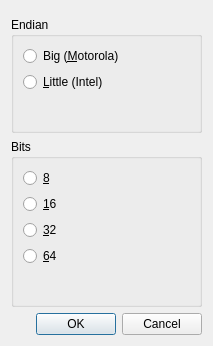
<?xml version="1.0" encoding="UTF-8"?>
<ui version="4.0">
 <class>Form_ESB_InsertProp</class>
 <widget class="QDialog" name="Form_ESB_InsertProp">
  <property name="geometry">
   <rect>
    <x>0</x>
    <y>0</y>
    <width>213</width>
    <height>346</height>
   </rect>
  </property>
  <property name="windowTitle">
   <string>Insert Number</string>
  </property>
  <layout class="QVBoxLayout" name="verticalLayout">
   <item>
    <widget class="QWidget" name="widget" native="true">
     <layout class="QHBoxLayout" name="horizontalLayout">
      <property name="leftMargin">
       <number>0</number>
      </property>
      <property name="topMargin">
       <number>0</number>
      </property>
      <property name="rightMargin">
       <number>0</number>
      </property>
      <property name="bottomMargin">
       <number>0</number>
      </property>
     </layout>
    </widget>
   </item>
   <item>
    <widget class="QGroupBox" name="groupBox">
     <property name="title">
      <string>Endian</string>
     </property>
     <layout class="QVBoxLayout" name="verticalLayout_2">
      <item>
       <widget class="QRadioButton" name="Big_radioButton">
        <property name="text">
         <string>Big (&amp;Motorola)</string>
        </property>
       </widget>
      </item>
      <item>
       <widget class="QRadioButton" name="Little_radioButton">
        <property name="text">
         <string>&amp;Little (Intel)</string>
        </property>
       </widget>
      </item>
      <item>
       <spacer name="verticalSpacer">
        <property name="orientation">
         <enum>Qt::Vertical</enum>
        </property>
        <property name="sizeHint" stdset="0">
         <size>
          <width>20</width>
          <height>40</height>
         </size>
        </property>
       </spacer>
      </item>
     </layout>
    </widget>
   </item>
   <item>
    <widget class="QGroupBox" name="groupBox_2">
     <property name="title">
      <string>Bits</string>
     </property>
     <layout class="QVBoxLayout" name="verticalLayout_3">
      <item>
       <widget class="QRadioButton" name="radioButton_8">
        <property name="text">
         <string>&amp;8</string>
        </property>
       </widget>
      </item>
      <item>
       <widget class="QRadioButton" name="radioButton_16">
        <property name="text">
         <string>&amp;16</string>
        </property>
       </widget>
      </item>
      <item>
       <widget class="QRadioButton" name="radioButton_32">
        <property name="text">
         <string>&amp;32</string>
        </property>
       </widget>
      </item>
      <item>
       <widget class="QRadioButton" name="radioButton_64">
        <property name="text">
         <string>&amp;64</string>
        </property>
       </widget>
      </item>
      <item>
       <spacer name="verticalSpacer_2">
        <property name="orientation">
         <enum>Qt::Vertical</enum>
        </property>
        <property name="sizeHint" stdset="0">
         <size>
          <width>20</width>
          <height>40</height>
         </size>
        </property>
       </spacer>
      </item>
     </layout>
    </widget>
   </item>
   <item>
    <widget class="QDialogButtonBox" name="buttonBox">
     <property name="orientation">
      <enum>Qt::Horizontal</enum>
     </property>
     <property name="standardButtons">
      <set>QDialogButtonBox::Cancel|QDialogButtonBox::Ok</set>
     </property>
    </widget>
   </item>
  </layout>
 </widget>
 <resources/>
 <connections>
  <connection>
   <sender>buttonBox</sender>
   <signal>accepted()</signal>
   <receiver>Form_ESB_InsertProp</receiver>
   <slot>accept()</slot>
   <hints>
    <hint type="sourcelabel">
     <x>248</x>
     <y>254</y>
    </hint>
    <hint type="destinationlabel">
     <x>157</x>
     <y>274</y>
    </hint>
   </hints>
  </connection>
  <connection>
   <sender>buttonBox</sender>
   <signal>rejected()</signal>
   <receiver>Form_ESB_InsertProp</receiver>
   <slot>reject()</slot>
   <hints>
    <hint type="sourcelabel">
     <x>316</x>
     <y>260</y>
    </hint>
    <hint type="destinationlabel">
     <x>286</x>
     <y>274</y>
    </hint>
   </hints>
  </connection>
 </connections>
</ui>
